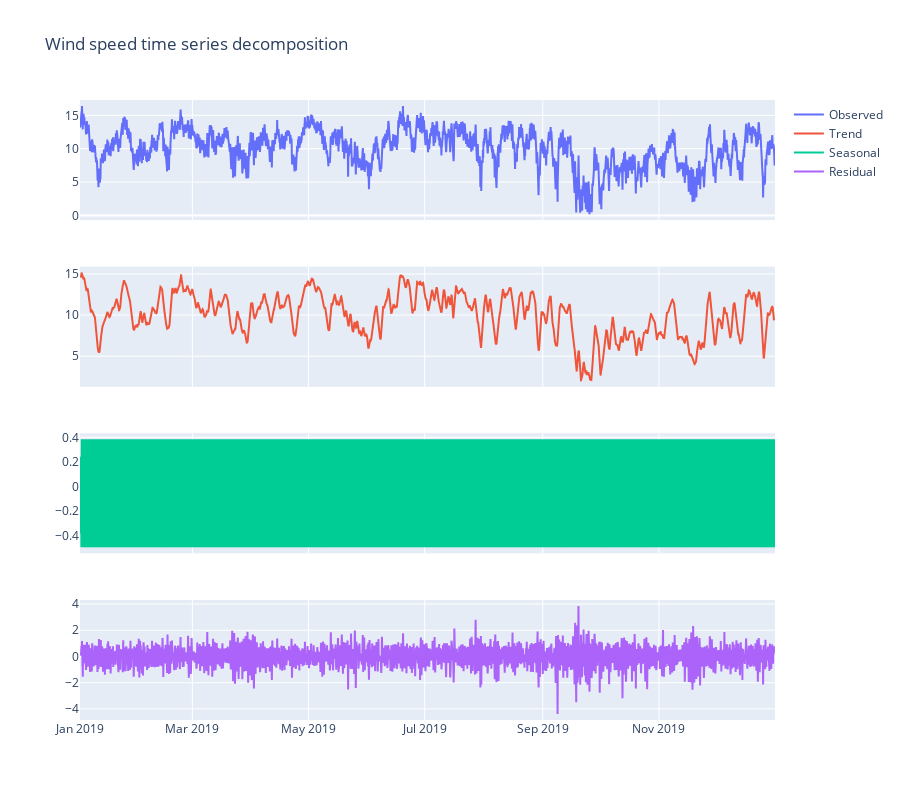

Here is the notebook cell this chart was saved with:
### Markdown cell above
Let's now break down this wind speed time series into its trend, seasonal, and residual components in order to try the understand the underlying patterns in the data.

### Code cell
# Use seasonal_decompose from statsmodels.tsa.seasonal submodule to break down the time series
# into its constituent components: trend, seasonal, and residual
decomposition = seasonal_decompose(wind_speed2['wind_speed'], model= 'additive', period= 24)

fig = make_subplots(rows= 4, cols= 1, shared_xaxes= True)
fig.add_trace(go.Scatter(x= wind_speed2['time'], y= decomposition.observed, name= 'Observed'), row= 1, col= 1)
fig.add_trace(go.Scatter(x= wind_speed2['time'], y= decomposition.trend, name= 'Trend'), row= 2, col= 1)
fig.add_trace(go.Scatter(x= wind_speed2['time'], y= decomposition.seasonal, name= 'Seasonal'), row= 3, col= 1)
fig.add_trace(go.Scatter(x= wind_speed2['time'], y= decomposition.resid, name= 'Residual'), row= 4, col= 1)

fig.update_layout(height= 800, width= 900, title= 'Wind speed time series decomposition')
fig.show()

fig.write_image("decomposition.png")
Image("decomposition.png")

### Figure 1 — Plotly figure (JSON) as saved in the notebook; plotly's stock layout.template omitted (floating-point values rounded to 4 significant figures; data arrays with more than 128 entries replaced by an {"elided": "..."} marker saying what was removed)
{"data": [{"name": "Observed", "type": "scatter", "x": {"elided": "8760 str values"}, "xaxis": "x", "y": {"elided": "8760 float values"}, "yaxis": "y"}, {"name": "Trend", "type": "scatter", "x": {"elided": "8760 str values"}, "xaxis": "x2", "y": {"elided": "8760 float values"}, "yaxis": "y2"}, {"name": "Seasonal", "type": "scatter", "x": {"elided": "8760 str values"}, "xaxis": "x3", "y": {"elided": "8760 float values"}, "yaxis": "y3"}, {"name": "Residual", "type": "scatter", "x": {"elided": "8760 str values"}, "xaxis": "x4", "y": {"elided": "8760 float values"}, "yaxis": "y4"}], "layout": {"height": 800, "title": {"text": "Wind speed time series decomposition"}, "width": 900, "xaxis": {"anchor": "y", "domain": [0, 1], "matches": "x4", "showticklabels": false}, "xaxis2": {"anchor": "y2", "domain": [0, 1], "matches": "x4", "showticklabels": false}, "xaxis3": {"anchor": "y3", "domain": [0, 1], "matches": "x4", "showticklabels": false}, "xaxis4": {"anchor": "y4", "domain": [0, 1]}, "yaxis": {"anchor": "x", "domain": [0.8063, 1]}, "yaxis2": {"anchor": "x2", "domain": [0.5375, 0.7312]}, "yaxis3": {"anchor": "x3", "domain": [0.2687, 0.4625]}, "yaxis4": {"anchor": "x4", "domain": [0, 0.1938]}}}
